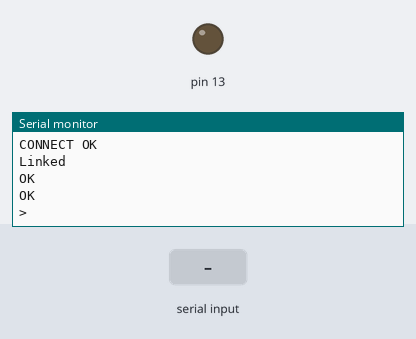
Simulated run of this sketch. Board: Arduino Uno, built with avr-gcc and run on an emulated ATmega328P. Shown: output pins drawn as LEDs (lit = HIGH), the last lines printed to the serial monitor. The inputs (shaded band) are chosen by the test bench. The modem accepts every AT command (registered, SIM ready, sends succeed) and sends nothing else.

Above: at 1.2 s.
1.3 s: "{" received over the second serial link
At 3.0 s:
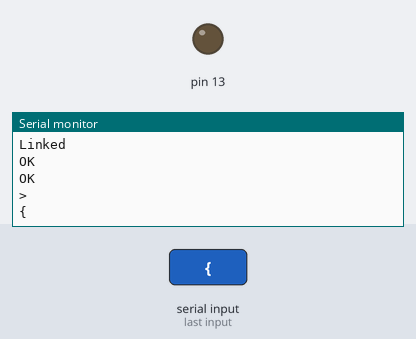
3.3 s: "0" received over the second serial link
At 5.3 s:
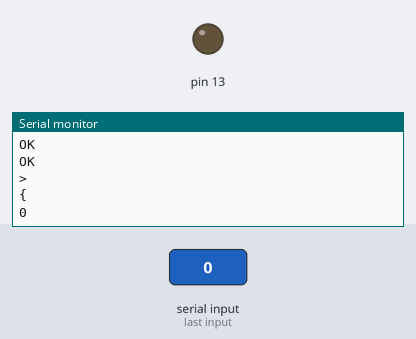

The sketch:

arduino.ino
```cpp
#include <SoftwareSerial.h>


SoftwareSerial wifi(10, 11);
String comdata = "";
char LED = '0';

void setup() {
  Serial.begin(9600);
  Serial.println("Serial Connected!");
  wifi.begin(9600);
  wifi.println("wifi serial connected!");
  pinMode(13, OUTPUT);
}

void getComdata()
{
  while (wifi.available() > 0) {
    comdata += char(wifi.read());
    delay(2);
  }
}

void connect() {
  wifi.println("AT+CIPSTART=\"TCP\",\"wechatiot.applinzi.com\",80");
  getComdata();
  if (comdata.length() > 0) {
    comdata.trim();
    Serial.println(comdata);
  }

}

void loop() {
  connect();

  while (comdata.indexOf("CONNECT") == -1) {
    delay(3000);
    connect();
  }

  comdata = "";

  wifi.println("AT+CIPMODE=1");
  delay(200);
  getComdata();
  if (comdata.length() > 0) {
    Serial.println(comdata);
    comdata = "";
  }

  wifi.println("AT+CIPSEND");
  delay(200);
  getComdata();
  if (comdata.length() > 0) {
    Serial.println(comdata);
    comdata = "";
  }

  while (true) {
    if (LED == '0') {
      digitalWrite(13, LOW);
    }

    if (LED == '1') {
      digitalWrite(13, HIGH);
    }

    delay(100);

    wifi.println("GET http://wechatiot.applinzi.com/copydownup.php?token=leyizhou HTTP/1.0\r\n\r\n\r\n");
    wifi.println("");
    //delay(1000);
    getComdata();

    delay(100);
    if (comdata.length() > 0) {
      Serial.println("");
      Serial.println(comdata);
      int i = comdata.indexOf("{");
      if (i != -1)
        LED = comdata.charAt(i + 1);
      comdata = "";
    }
    delay(200);

  }


}
```

Measured:
- after the input at 1.3 s, the serial monitor: prints a new line after 0.58 s (image 1)
- after the input at 3.3 s, the serial monitor: prints a new line after 0.52 s (image 2)
